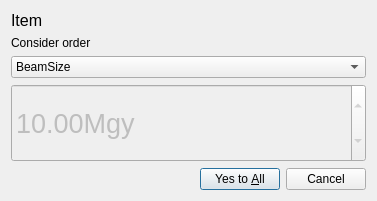
<?xml version="1.0" encoding="UTF-8"?>
<ui version="4.0">
 <class>Dialog</class>
 <widget class="QDialog" name="Dialog">
  <property name="windowModality">
   <enum>Qt::ApplicationModal</enum>
  </property>
  <property name="geometry">
   <rect>
    <x>0</x>
    <y>0</y>
    <width>377</width>
    <height>201</height>
   </rect>
  </property>
  <property name="windowTitle">
   <string>Dialog</string>
  </property>
  <layout class="QVBoxLayout" name="verticalLayout" stretch="0,0,50,0,0">
   <item>
    <widget class="QLabel" name="label">
     <property name="sizePolicy">
      <sizepolicy hsizetype="Preferred" vsizetype="Fixed">
       <horstretch>0</horstretch>
       <verstretch>0</verstretch>
      </sizepolicy>
     </property>
     <property name="font">
      <font>
       <pointsize>12</pointsize>
      </font>
     </property>
     <property name="text">
      <string>Item</string>
     </property>
    </widget>
   </item>
   <item>
    <widget class="QLabel" name="label_2">
     <property name="sizePolicy">
      <sizepolicy hsizetype="Preferred" vsizetype="Fixed">
       <horstretch>0</horstretch>
       <verstretch>0</verstretch>
      </sizepolicy>
     </property>
     <property name="text">
      <string>Consider order</string>
     </property>
    </widget>
   </item>
   <item>
    <widget class="QComboBox" name="ConsiderOrder">
     <item>
      <property name="text">
       <string>BeamSize</string>
      </property>
     </item>
     <item>
      <property name="text">
       <string>Atten-Time</string>
      </property>
     </item>
     <item>
      <property name="text">
       <string>TotalRange</string>
      </property>
     </item>
    </widget>
   </item>
   <item>
    <widget class="QDoubleSpinBox" name="doubleSpinBox">
     <property name="enabled">
      <bool>false</bool>
     </property>
     <property name="sizePolicy">
      <sizepolicy hsizetype="Minimum" vsizetype="Preferred">
       <horstretch>0</horstretch>
       <verstretch>0</verstretch>
      </sizepolicy>
     </property>
     <property name="font">
      <font>
       <pointsize>20</pointsize>
      </font>
     </property>
     <property name="suffix">
      <string>Mgy</string>
     </property>
     <property name="minimum">
      <double>0.010000000000000</double>
     </property>
     <property name="maximum">
      <double>1000.000000000000000</double>
     </property>
     <property name="value">
      <double>10.000000000000000</double>
     </property>
    </widget>
   </item>
   <item>
    <widget class="QDialogButtonBox" name="buttonBox">
     <property name="orientation">
      <enum>Qt::Horizontal</enum>
     </property>
     <property name="standardButtons">
      <set>QDialogButtonBox::Cancel|QDialogButtonBox::YesToAll</set>
     </property>
    </widget>
   </item>
  </layout>
 </widget>
 <resources/>
 <connections>
  <connection>
   <sender>buttonBox</sender>
   <signal>accepted()</signal>
   <receiver>Dialog</receiver>
   <slot>accept()</slot>
   <hints>
    <hint type="sourcelabel">
     <x>248</x>
     <y>254</y>
    </hint>
    <hint type="destinationlabel">
     <x>157</x>
     <y>274</y>
    </hint>
   </hints>
  </connection>
  <connection>
   <sender>buttonBox</sender>
   <signal>rejected()</signal>
   <receiver>Dialog</receiver>
   <slot>reject()</slot>
   <hints>
    <hint type="sourcelabel">
     <x>316</x>
     <y>260</y>
    </hint>
    <hint type="destinationlabel">
     <x>286</x>
     <y>274</y>
    </hint>
   </hints>
  </connection>
 </connections>
</ui>
